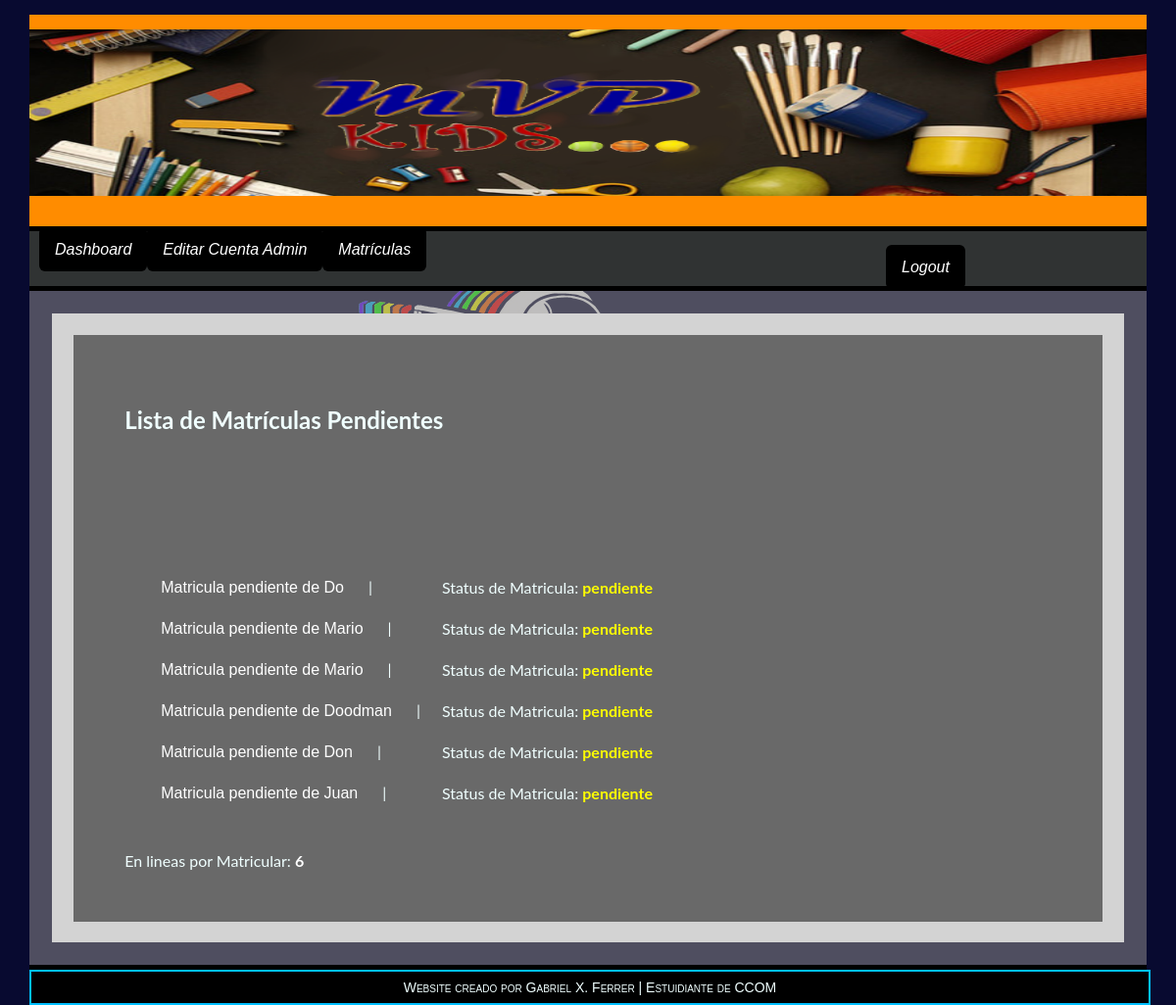
/admin/matriculas.php (signed in), run on the app's committed database.
### tables this page shows
CREATE TABLE `matricula` (
  `m_id` int(3) NOT NULL AUTO_INCREMENT,
  `p_name` varchar(20) NOT NULL,
  `student_name` varchar(20) NOT NULL,
  `email` varchar(60) NOT NULL,
  `grade` varchar(10) NOT NULL,
  `dias_clases` varchar(30) NOT NULL,
  `programa` varchar(20) NOT NULL,
  `plan_medico` text NOT NULL,
  `u_id` int(4) NOT NULL,
  `e_id` int(3) NOT NULL,
  `p_id` int(3) NOT NULL,
  `status` varchar(15) NOT NULL,
  PRIMARY KEY (`m_id`),
  KEY `u_id` (`u_id`),
  KEY `e_id` (`e_id`),
  KEY `p_id` (`p_id`),
  CONSTRAINT `matricula_ibfk_1` FOREIGN KEY (`u_id`) REFERENCES `user` (`usuario_ID`),
  CONSTRAINT `matricula_ibfk_3` FOREIGN KEY (`p_id`) REFERENCES `encargado` (`p_id`)
);

### public/admin/matriculas.php (the view, shortened to what this page needs)
<?php
    require_once("functions/functions_MVP.php");
    $id = $_SESSION['admin'];
    $count = 0;
?>
<!DOCTYPE html>
<html>
    <head>
        <link href="css/style2.css" rel="stylesheet">
    </head>
<body>
    <div id="container">
        <div id="header"><img src="img/MVP_banner.png" style="width:100%; height:170px"></div>
    <div id="navbar">
        <ul>
            <li><a href='admin_index.php'>Dashboard</a></li>
            <li><?php if(isset($_SESSION['admin'])){
                    echo "<a href='edit_admin.php?id=$id'>Editar Cuenta Admin</a>";
            }
            ?></li>
            <li><a href="matricula.php">Matrículas</a></li>
            <li style="padding-left:54em;">
            <?php
            if(isset($_SESSION['u'])){
                echo "<a href='logout.php?p=index.php'>Logout</a>";
            }
			else{
                if(isset($_SESSION['admin'])){
                    echo "<a href='logout.php?p=public/index.php'>Logout</a>";
                }
                else{
                echo "<a class='on' href='login.php'></a>";
                }
		    }		?></a>
            </li>
        </ul>
        </div>
    <div id="main_body">
        <div id="main">
            <div id="mat_container">
                <div id="main_mat">
                <?php if(isset($_SESSION['admin'])){ ?>
                <h2>Lista de Matrículas Pendientes</h2>
                <table>
<?php $m_query = "SELECT * FROM matricula WHERE `status`='pendiente'";
      $Mq = mysqli_query($con,$m_query);
      if(mysqli_num_rows($Mq) == 0){
            echo "Username is already in system, enter another Username";
      }
      else{
          while($row = mysqli_fetch_array($Mq)){
                print "<tr>
                       <td><a class='b1' href='matri_info.php?m_id=".$row['m_id']."'>Matricula pendiente de ".$row['p_name']."</a>| </td>
                       <td>  Status de Matricula: <b style='color:yellow'>".$row['status']."</b></td>
                       </tr>
                       <br>
                       ";
                       $count += 1;
                    }
                }
          ?>
                          </table>
                          <br><br>
                          <table>
                              <tr>En lineas por Matricular: <b style='color:white'><?php echo $count;?></b></tr>
                </table>
                <?php }
                    else{
                        print "<h3>You are currently not logged in our systems, please enter your account</h3>
                        <p>&nbsp;&nbsp;&nbsp;<a href='login.php' class='aL'>Log In</a></p>";
                    }
                    ?>
                </div>
            </div>
        </div>
        </div>
    <div id="footer">
        Website creado por Gabriel X. Ferrer | Estuidiante de CCOM
        </div>
    </div>
</body>
</html>

### public/admin/matriculas.php (style rules this page uses)
body { background-image: url(img/cool_w1.gif); max-width: 100%; max-height: 100%; background-repeat: repeat; }
#navbar { background-color:azure; width: 100%; clear: both; }
#header { width: 100%; padding-bottom: 15px; padding-top: 15px; clear: both; position: relative; text-shadow: coral 0 0 10px; background-color: darkorange; color: darkblue; text-align: center; border-bottom: 5px solid black; font-size: 4em; font-variant: small-caps; font-family: 'Lacquer', sans-serif; }
#container { width: 95%; padding-top: 15px; margin: auto; position: relative; }
#main_body { display: flex; color: azure; font-family: 'Lato', sans-serif; }
#main { float:left; width: 100%; text-align: left; padding: 2%; background-color: rgba(137, 136, 136, 0.55); border-top: 5px solid black; border-bottom: 5px solid black; }
#mat_container { width: 96%; padding: 2%; background-color:lightgray; position: relative; }
#main_mat { width: 90%; padding: 5%; position: relative; background-color: dimgray; }
#footer { width: 100%; padding-bottom: 8px; padding-top: 8px; position: relative; background-color: black; border: 2px solid deepskyblue; color: azure; text-align: center; font-size: 14px; font-variant: small-caps; font-family: 'Saira Semi Condensed', sans-serif; }
li { float: left; }
li a { background-color: black; color: white; border-radius: 6px; position: relative; padding: 14px 16px; text-decoration-line: none; }
ul { list-style-type: none; margin: 0; padding: 10px; overflow: hidden; background-color: rgba(0,0,0,0.8); font-family: 'Saira Semi Condensed', sans-serif; font-style: italic; }
body { margin: 0; }
.b1 { padding: 15px; margin: 10px; color: white; text-decoration: none; font-family: 'Saira Semi Condensed', sans-serif; }
table td { padding:10px; }

### data on the page
matricula: p_name "Do", status "pendiente"
matricula: p_name "Mario", status "pendiente"
matricula: p_name "Mario", status "pendiente"
matricula: p_name "Doodman", status "pendiente"
matricula: p_name "Don", status "pendiente"
matricula: p_name "Juan", status "pendiente"

### other printed values
$count "6"
